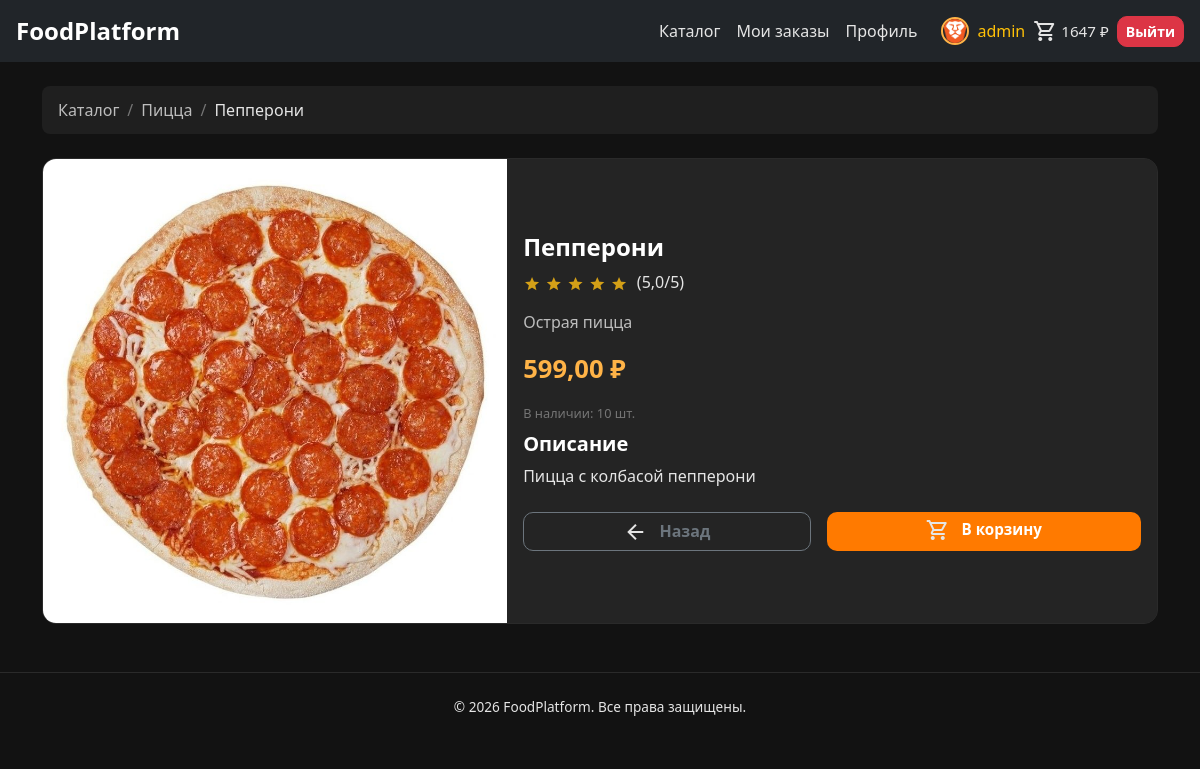
The page /catalog/1/ (signed in) on the database its author committed.
### users/models.py (models this page shows)
class User(AbstractUser):
    first_name = models.CharField("Имя", max_length=150, blank=True)
    last_name = models.CharField("Фамилия", max_length=150, blank=True)
    phone = models.CharField("Телефон", max_length=20, blank=True)
    birth_date = models.DateField(
        "Дата рождения",
        null=True,
        blank=True
    )
    gender = models.CharField(
        "Пол",
        max_length=10,
        choices=[
            ("male", "Мужской"),
            ("female", "Женский")
        ],
        blank=True
    )
    avatar = models.ImageField(
        "Аватар",
        upload_to="avatars/",
        blank=True,
    )
    GENDER_AVATAR_MAP = {
        "male": "img/avatars/default_male.png",
        "female": "img/avatars/default_female.png",
    }
    DEFAULT_AVATAR = "img/avatars/default_neutral.png"
    def get_avatar_url(self):
        if self.avatar:
            return self.avatar.url
        return static(self.GENDER_AVATAR_MAP.get(self.gender, self.DEFAULT_AVATAR))
    class Meta:
        verbose_name = "пользователь"
        verbose_name_plural = "пользователи"

### products/models.py (models this page shows, shortened)
class Product(models.Model):
    name = models.CharField("Название", max_length=256)
    image = models.ImageField("Изображение", upload_to='products/')
    description = models.TextField("Описание")
    short_description = models.CharField("Краткое описание", max_length=64)
    price = models.DecimalField("Цена", max_digits=10, decimal_places=2)
    quantity = models.PositiveIntegerField("Количество")
    rating = models.DecimalField(
        "Рейтинг",
        max_digits=2,
        decimal_places=1,
        default=0,
        help_text="От 0 до 5",
    )
    category = models.ForeignKey(
        ProductCategory,
        on_delete=models.CASCADE,
        related_name='products',
        verbose_name="Категория",
    )
    class Meta:
        verbose_name = "товар"
        verbose_name_plural = "товары"
    def get_star_display(self):
        r = float(self.rating)
        r = max(0, min(5, r))
        result = []
        for i in range(1, 6):
            if r >= i:
                result.append(1)
            elif r >= i - 0.5:
                result.append(0.5)
            else:
                result.append(0)
        return result

class ProductCategory(models.Model):
    name = models.CharField("Название", max_length=256)
    description = models.TextField("Описание", blank=True)
    class Meta:
        verbose_name = "категория товара"
        verbose_name_plural = "категории товаров"

### products/views.py (the view)
# urls.py: path('catalog/<int:product_id>/', views.product_detail, name='product_detail'),
def product_detail(request, product_id):
    product = get_object_or_404(Product.objects.select_related('category'), id=product_id)
    return render(request, 'products/product_detail.html', {'product': product})

### products/context_processors.py (called while the page is built, shortened)
def cart_total(request):
    if request.user.is_authenticated:
        baskets = Basket.objects.filter(user=request.user).select_related('product')
        total = sum(item.sum() for item in baskets)
        count = sum(item.quantity for item in baskets)
        return {"cart_total": total, "cart_count": count}

### products/models.py (called while the page is built)
    def sum(self):
        return self.product.price * self.quantity

### products/templates/products/product_detail.html (shortened to what this page needs)
{% extends "products/base.html" %}
{% load static %}{% load l10n %}
{% block content %}
    <nav aria-label="breadcrumb" class="mb-4">
        <ol class="breadcrumb">
            <li class="breadcrumb-item"><a href="{% url 'index' %}">Каталог</a></li>
            {% if product.category %}
                <li class="breadcrumb-item"><a
                        href="{% url 'category' product.category.id %}">{{ product.category.name }}</a></li>
            {% endif %}
            <li class="breadcrumb-item active" aria-current="page">{{ product.name }}</li>
        </ol>
    </nav>
    <div class="card product-detail-card">
    <div class="row g-0">
        <div class="col-lg-5">
            <div class="product-card__img-wrap h-100">
                {% if product.image %}
                    <img src="{{ product.image.url }}" class="img-fluid product-card__img" alt="{{ product.name }}">
                {% else %}
                    <div class="product-card__img-placeholder"></div>
                {% endif %}
            </div>
        </div>
        <div class="col-lg-7">
            <div class="card-body d-flex flex-column h-100">
                <div>
                    <h1 class="product-card__title">{{ product.name }}</h1>
                    <div class="product-rating mb-3" aria-label="Рейтинг: {{ product.rating }} из 5">
                        {% if user.is_authenticated %}
                            <form method="post" action="{% url 'set_product_rating' product.id %}"
                                  class="product-rating__form d-inline">
                                {% for star in product.get_star_display %}
                                    <button type="submit" name="value" value="{{ forloop.counter }}"
                                            class="product-rating__btn"
                                            aria-label="Оценить на {{ forloop.counter }} из 5">
                                        {% if star == 1 %}
                                            <span class="material-symbols-outlined product-rating__star product-rating__star--full">star</span>
                                        {% elif star == 0.5 %}
                                            <span class="material-symbols-outlined product-rating__star product-rating__star--half">star_half</span>
                                        {% else %}
                                            <span class="material-symbols-outlined product-rating__star product-rating__star--empty">star</span>{% endif %}
                                    </button>
                                {% endfor %}
                            </form>
                        {% endif %}
                        <span class="ms-2">({{ product.rating }}/5)</span>
                    </div>
                    <p class="card-text">{{ product.short_description }}</p>
                    <div class="product-card__price mb-3">{{ product.price }} ₽</div>
                    <p class="product-card__stock mb-2">
                        {% if product.quantity > 0 %}В наличии: {{ product.quantity }} шт.{% else %}Нет в
                            наличии{% endif %}
                    </p>
                    <div class="mb-4">
                        <h5 class="mb-2">Описание</h5>
                        <p class="card-text mb-0">{{ product.description|linebreaks }}</p>
                    </div>
                    <div class="mt-auto">
                        <div class="d-flex gap-3">
                            <a href="{% url 'index' %}" class="btn btn-outline-secondary flex-fill">
                                <span class="material-symbols-outlined align-middle me-2">arrow_back</span>
                                Назад
                            </a>
                            <a href="{% url 'add_to_basket' product.id %}"
                               class="btn btn-success flex-fill product-card__btn">
                                <span class="material-symbols-outlined align-middle me-2">shopping_cart</span>
                                В корзину
                            </a>
                        </div>
                    </div>
                </div>
            </div>
        </div>
    </div>
{% endblock %}

### products/templates/products/base.html (shortened to what this page needs)
{% load static %}
<!DOCTYPE html>
<html lang="ru">
<head>
    <link href="https://cdn.jsdelivr.net/npm/bootstrap@5.3.3/dist/css/bootstrap.min.css" rel="stylesheet">
    <link rel="stylesheet" href="{% static 'css/style.css' %}">
</head>
<body>
<nav class="navbar navbar-expand-lg navbar-dark bg-dark sticky-top">
    <div class="container-fluid px-3">
        <a class="navbar-brand fw-semibold fs-4" href="{% url 'index' %}">FoodPlatform</a>
        <div class="d-none d-lg-flex flex-grow-1 justify-content-end" id="navbarMain">
            <ul class="navbar-nav ms-auto align-items-center">
                <li class="nav-item"><a class="nav-link{% if request.resolver_match.url_name == 'index' or request.resolver_match.url_name == 'category' %} active{% endif %}" href="{% url 'index' %}">Каталог</a></li>
                <li class="nav-item"><a class="nav-link{% if request.resolver_match.url_name == 'orders' %} active{% endif %}" href="{% url 'orders' %}">Мои заказы</a></li>
                {% if user.is_authenticated %}
                    <li class="nav-item"><a class="nav-link{% if request.resolver_match.url_name == 'profile' %} active{% endif %}" href="{% url 'users:profile' %}">Профиль</a></li>
                    <li class="nav-item ms-3 d-flex align-items-center">
                        <img src="{{ user.get_avatar_url }}" alt="" class="profile-avatar-nav me-2">
                        <span class="text-warning">{{ user.username }}</span>
                    </li>
                    <li class="nav-item ms-2">
                        <a href="{% url 'basket' %}"
                           class="navbar-cart d-flex align-items-center text-decoration-none text-white"
                           title="Корзина">
                            <span class="material-symbols-outlined md-24">shopping_cart</span>
                            <span class="navbar-cart__total ms-1">{{ cart_total|floatformat:0 }} ₽</span>
                        </a>
                    </li>
                    <li class="nav-item ms-2">
                        <form method="post" action="{% url 'users:logout' %}" class="d-inline">{% csrf_token %}
                            <button type="submit" class="btn btn-sm btn-danger">Выйти</button>
                        </form>
                    </li>
                {% endif %}
            </ul>
        </div>
    </div>
</nav>
<main class="container mt-4">
    {% block content %}
    {% endblock %}
</main>
<footer class="site-footer text-center">
    <span>&copy; {% now "Y" %} FoodPlatform. Все права защищены.</span>
</footer>
</body>
</html>

### static/css/style.css (style rules this page uses)
body { font-family: "Segoe UI", Arial, sans-serif; margin: 0; min-height: 100vh; background-color: #121212; color: #e5e5e5; }
.material-symbols-outlined { font-variation-settings: "opsz" 24, "wght" 400, "FILL" 0, "GRAD" 0; vertical-align: middle; user-select: none; }
.material-symbols-outlined.md-24 { font-variation-settings: "opsz" 24; }
.nav-link { color: #e5e5e5 !important; }
.navbar-brand { color: #ffffff !important; }
.navbar-cart { color: #e5e5e5; font-size: 0.95rem; font-weight: 500; }
.navbar-cart .material-symbols-outlined { font-variation-settings: "opsz" 24, "FILL" 0, "wght" 400, "GRAD" 0; }
.navbar-cart__total { white-space: nowrap; }
h1, h2, h3, h4, h5, h6 { font-weight: 700; color: #ffffff; margin-bottom: 25px; }
p, span, label, li, td, th { color: #e5e5e5; }
a { text-decoration: none; }
.row { row-gap: 0; }
.card { border: 1px solid #2a2a2a; border-radius: 16px; background: #242424; color: #ffffff; transition: 0.25s ease; overflow: hidden; }
.card-body { background: #242424; }
.card-text { color: #bdbdbd !important; }
.product-card__img-wrap { position: relative; overflow: hidden; aspect-ratio: 1; background: #1a1a1a; }
.product-card__img { width: 100%; height: 100%; object-fit: cover; transition: transform 0.3s ease; }
.product-card__title { font-size: 1.05rem; font-weight: 600; color: #fff; margin-bottom: 0.5rem; line-height: 1.3; display: -webkit-box; -webkit-line-clamp: 2; -webkit-box-orient: vertical; overflow: hidden; }
.product-card__price { font-size: 1.2rem; font-weight: 700; color: #ffb347; margin-bottom: 0.25rem; }
.product-card__stock { font-size: 0.8rem; color: #757575; margin-bottom: 0.75rem; }
.product-card__btn { font-size: 0.95rem; }
.product-detail-card { border-radius: 14px; overflow: hidden; }
.product-detail-card .product-card__img-wrap { height: 100%; min-height: 350px; }
.product-detail-card .card-body { display: flex; flex-direction: column; justify-content: center; }
.product-detail-card .product-card__title { font-size: 1.5rem; -webkit-line-clamp: unset; display: block; }
.product-detail-card .product-card__price { font-size: 1.6rem; }
.product-detail-card .btn-success { flex: 1; }
.product-rating { display: flex; align-items: center; gap: 1px; }
.product-rating__star { font-size: 1.1rem; color: #d4a017; }
.product-rating__star--full { font-variation-settings: "opsz" 20, "FILL" 1, "wght" 400, "GRAD" 0; }
.product-rating__btn { padding: 0; margin: 0; background: none; border: none; cursor: pointer; line-height: 1; vertical-align: middle; }
.product-card__stock { margin-bottom: 0; }
.btn { border-radius: 10px; font-weight: 600; }
.btn-success { background: #ff7a00; border: none; color: #fff; }
.btn-warning, .btn-danger { color: #fff; }
.breadcrumb { background-color: #1f1f1f; border-radius: 8px; padding: 0.75rem 1rem; }
.breadcrumb-item a { color: #bdbdbd; }
.breadcrumb-item.active { color: #e5e5e5; }
.breadcrumb-item + .breadcrumb-item::before { color: #757575; }
.site-footer { padding: 1.5rem 0; margin-top: 3rem; border-top: 1px solid #2a2a2a; color: #757575; font-size: 0.85rem; }
.profile-avatar-nav { width: 28px; height: 28px; object-fit: cover; border-radius: 50%; border: 2px solid #ffb347; }

### rows shown on the page
User: username "admin"
Product: category.name "Пицца", name "Пепперони", image (picture), rating "5,0", short_description "Острая пицца", price "599,00", quantity "10", description "Пицца с колбасой пепперони"

### other values the page prints
{{ cart_total|floatformat:0 }} "1647"
